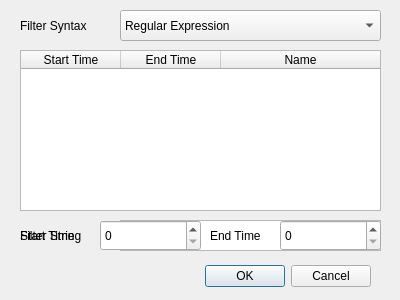
<?xml version="1.0" encoding="UTF-8"?>
<ui version="4.0">
 <class>AddFunctionsDialog</class>
 <widget class="QDialog" name="AddFunctionsDialog">
  <property name="geometry">
   <rect>
    <x>0</x>
    <y>0</y>
    <width>400</width>
    <height>300</height>
   </rect>
  </property>
  <property name="windowTitle">
   <string>Dialog</string>
  </property>
  <widget class="QDialogButtonBox" name="buttonBox">
   <property name="geometry">
    <rect>
     <x>30</x>
     <y>260</y>
     <width>341</width>
     <height>32</height>
    </rect>
   </property>
   <property name="orientation">
    <enum>Qt::Horizontal</enum>
   </property>
   <property name="standardButtons">
    <set>QDialogButtonBox::Cancel|QDialogButtonBox::Ok</set>
   </property>
  </widget>
  <widget class="QComboBox" name="filterOptions">
   <property name="geometry">
    <rect>
     <x>120</x>
     <y>10</y>
     <width>261</width>
     <height>31</height>
    </rect>
   </property>
   <item>
    <property name="text">
     <string>Regular Expression</string>
    </property>
   </item>
   <item>
    <property name="text">
     <string>Function Name</string>
    </property>
   </item>
   <item>
    <property name="text">
     <string>Start and End Time</string>
    </property>
   </item>
  </widget>
  <widget class="QLabel" name="filterOptionsLabel">
   <property name="geometry">
    <rect>
     <x>20</x>
     <y>10</y>
     <width>101</width>
     <height>31</height>
    </rect>
   </property>
   <property name="text">
    <string>Filter Syntax</string>
   </property>
  </widget>
  <widget class="QLabel" name="filterStringLabel">
   <property name="enabled">
    <bool>true</bool>
   </property>
   <property name="geometry">
    <rect>
     <x>20</x>
     <y>220</y>
     <width>101</width>
     <height>31</height>
    </rect>
   </property>
   <property name="text">
    <string>Filter String</string>
   </property>
  </widget>
  <widget class="QTextEdit" name="filterString">
   <property name="enabled">
    <bool>true</bool>
   </property>
   <property name="geometry">
    <rect>
     <x>120</x>
     <y>220</y>
     <width>261</width>
     <height>31</height>
    </rect>
   </property>
  </widget>
  <widget class="QSpinBox" name="filterStart">
   <property name="geometry">
    <rect>
     <x>100</x>
     <y>220</y>
     <width>101</width>
     <height>31</height>
    </rect>
   </property>
  </widget>
  <widget class="QSpinBox" name="filterEnd">
   <property name="geometry">
    <rect>
     <x>280</x>
     <y>220</y>
     <width>101</width>
     <height>31</height>
    </rect>
   </property>
  </widget>
  <widget class="QLabel" name="filterStartLabel">
   <property name="geometry">
    <rect>
     <x>20</x>
     <y>220</y>
     <width>81</width>
     <height>31</height>
    </rect>
   </property>
   <property name="text">
    <string>Start Time</string>
   </property>
  </widget>
  <widget class="QLabel" name="filterEndLabel">
   <property name="geometry">
    <rect>
     <x>210</x>
     <y>220</y>
     <width>71</width>
     <height>31</height>
    </rect>
   </property>
   <property name="text">
    <string>End Time</string>
   </property>
  </widget>
  <widget class="QTableWidget" name="tableWidget">
   <property name="geometry">
    <rect>
     <x>20</x>
     <y>50</y>
     <width>361</width>
     <height>161</height>
    </rect>
   </property>
   <attribute name="horizontalHeaderStretchLastSection">
    <bool>true</bool>
   </attribute>
   <column>
    <property name="text">
     <string>Start Time</string>
    </property>
   </column>
   <column>
    <property name="text">
     <string>End Time</string>
    </property>
   </column>
   <column>
    <property name="text">
     <string>Name</string>
    </property>
   </column>
  </widget>
 </widget>
 <resources/>
 <connections>
  <connection>
   <sender>buttonBox</sender>
   <signal>accepted()</signal>
   <receiver>AddFunctionsDialog</receiver>
   <slot>accept()</slot>
   <hints>
    <hint type="sourcelabel">
     <x>248</x>
     <y>254</y>
    </hint>
    <hint type="destinationlabel">
     <x>157</x>
     <y>274</y>
    </hint>
   </hints>
  </connection>
  <connection>
   <sender>buttonBox</sender>
   <signal>rejected()</signal>
   <receiver>AddFunctionsDialog</receiver>
   <slot>reject()</slot>
   <hints>
    <hint type="sourcelabel">
     <x>316</x>
     <y>260</y>
    </hint>
    <hint type="destinationlabel">
     <x>286</x>
     <y>274</y>
    </hint>
   </hints>
  </connection>
 </connections>
</ui>
